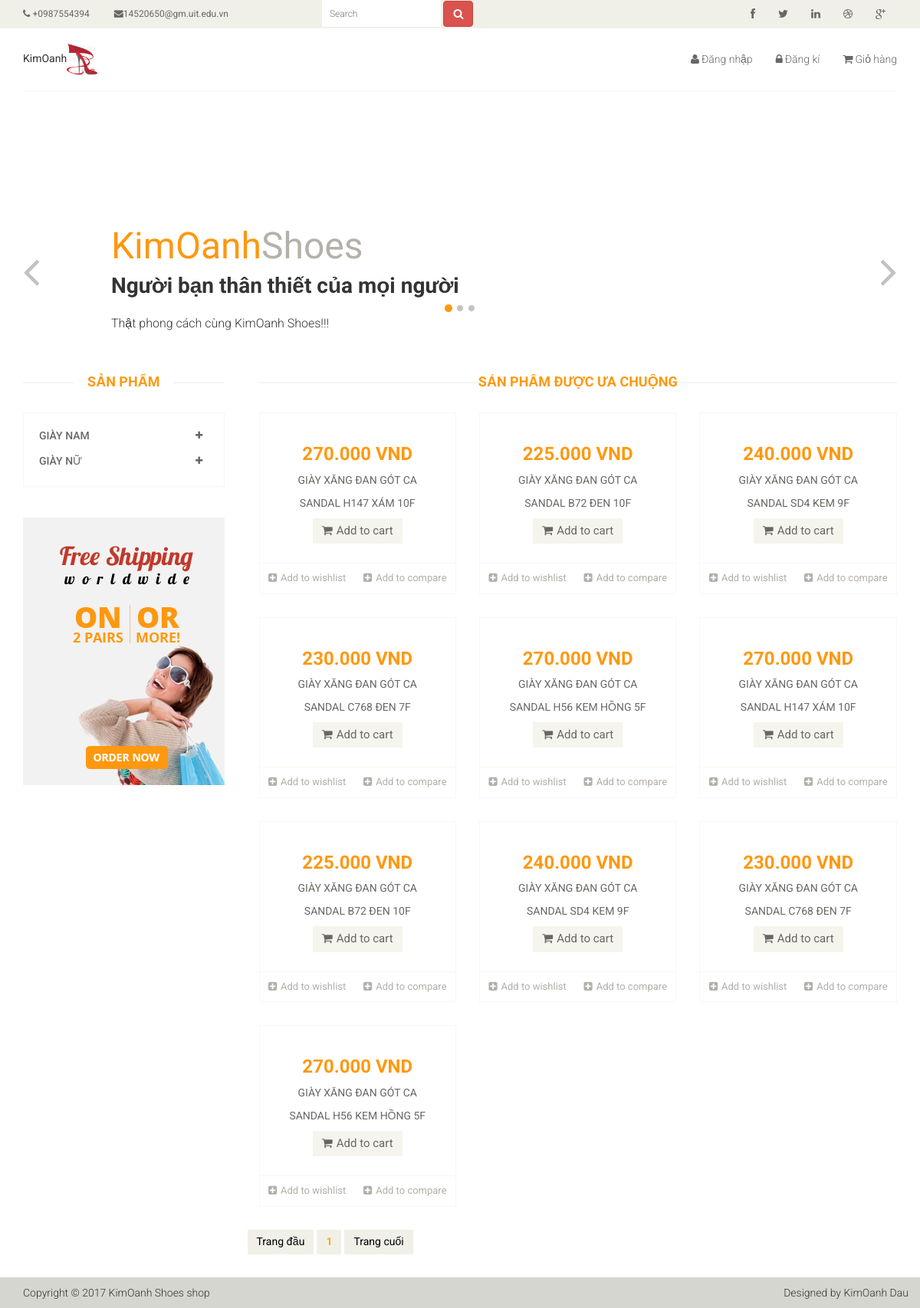
Screenshot of /catalog/giay_xang_dan_got_cao.php with the database file from the repository.
### tables this page shows
CREATE TABLE `sanpham` (
  `MaSanPham` char(10) NOT NULL,
  `TenSanPham` varchar(30) NOT NULL,
  `GiaSanPham` int(7) NOT NULL,
  `LoaiSanPham` varchar(3) NOT NULL,
  `KieuSanPham` varchar(20) NOT NULL,
  `HinhAnh` varchar(100) NOT NULL
);

### catalog/giay_xang_dan_got_cao.php (the view, shortened to what this page needs)
<?php
	require '../upload/database_config.php';
							$per_page = 15;
							$catalog_name = 'xăng đan';
							$catalog_url='giay_xang_dan_got_cao.php';
								$sql_result_count = "SELECT MaSanPham FROM sanpham WHERE KieuSanPham like'%xăng đan%'";
								$result_count = $conn->query($sql_result_count);
								$count = $result_count->num_rows;
								if(isset($_GET["page"])){
									$page = $_GET["page"];
								}
								else $page = 1;
								if($page == "" || $page < "1" || $page == "1"){
									$page_num = 0;
								}else if($page > ceil($count/$per_page)){
									$page_num = ceil($count/$per_page);
								}else{
									$page_num = ($page*$per_page) - $per_page;
								}
								$num_of_page = ceil($count/$per_page);
								$sql = "SELECT MaSanPham, TenSanPham, KieuSanPham, GiaSanPham, HinhAnh
										FROM sanpham
										WHERE KieuSanPham like '%$catalog_name%'
										ORDER BY MaSanPham DESC
										LIMIT $page_num , $per_page";
										$result = $conn->query($sql);
												while($row = $result->fetch_assoc()) {
												echo '<div class="col-sm-4"><div class="product-image-wrapper"><div class="single-products"><div class="productinfo text-center">';
												echo '<h2>'.$row['GiaSanPham'].'.000 VND</h2>';
												echo '<p>'.$row['KieuSanPham'].'</p>';
												echo '<p>'.$row['TenSanPham'].'</p>';
												echo '<a href="#" class="btn btn-default add-to-cart"><i class="fa fa-shopping-cart"></i>Add to cart</a></div><div class="product-overlay"><div class="overlay-content">';
												echo '<a href="../upload/addcart.php?item='.$row['MaSanPham'].'" class="btn btn-default add-to-cart"><i class="fa fa-shopping-cart"></i>Add to cart</a></div></div></div><div class="choose"><ul class="nav nav-pills nav-justified"><li><a href="#"><i class="fa fa-plus-square"></i>Add to wishlist</a></li><li><a href="#"><i class="fa fa-plus-square"></i>Add to compare</a></li></ul></div></div></div>';
											}
								echo "</div><div class='row'><ul class='pagination alg-right-pad'>";
								echo '<li><a href="'.$catalog_url.'?page=1">Trang đầu</a></li>';
								if($page >= 2){
									$i = $page;
								}
								else $i = 1;
								for($i; $i<$page + 4 && $i <= $num_of_page ;$i++){
									echo '<li><a href="'.$catalog_url.'?page='.$i.'"> ';
									if($i == $page){
										echo '<strong style="color:orange">'.$i.'</strong>';
									}
									else
										echo $i;
									echo' </a></li>';
							}
							echo '<li><a href="'.$catalog_url.'	?page='.$num_of_page.'">Trang cuối</a></li>';
							echo "</ul></div>";
						?>

### rows the page displays
sanpham: GiaSanPham "270", KieuSanPham "GIÀY XĂNG ĐAN GÓT CA", TenSanPham "SANDAL H147 XÁM 10F"
sanpham: GiaSanPham "225", KieuSanPham "GIÀY XĂNG ĐAN GÓT CA", TenSanPham "SANDAL B72 ĐEN 10F"
sanpham: GiaSanPham "240", KieuSanPham "GIÀY XĂNG ĐAN GÓT CA", TenSanPham "SANDAL SD4 KEM 9F"
sanpham: GiaSanPham "230", KieuSanPham "GIÀY XĂNG ĐAN GÓT CA", TenSanPham "SANDAL C768 ĐEN 7F"
sanpham: GiaSanPham "270", KieuSanPham "GIÀY XĂNG ĐAN GÓT CA", TenSanPham "SANDAL H56 KEM HỒNG 5F"
sanpham: GiaSanPham "270", KieuSanPham "GIÀY XĂNG ĐAN GÓT CA", TenSanPham "SANDAL H147 XÁM 10F"
sanpham: GiaSanPham "225", KieuSanPham "GIÀY XĂNG ĐAN GÓT CA", TenSanPham "SANDAL B72 ĐEN 10F"
sanpham: GiaSanPham "240", KieuSanPham "GIÀY XĂNG ĐAN GÓT CA", TenSanPham "SANDAL SD4 KEM 9F"
sanpham: GiaSanPham "230", KieuSanPham "GIÀY XĂNG ĐAN GÓT CA", TenSanPham "SANDAL C768 ĐEN 7F"
sanpham: GiaSanPham "270", KieuSanPham "GIÀY XĂNG ĐAN GÓT CA", TenSanPham "SANDAL H56 KEM HỒNG 5F"
